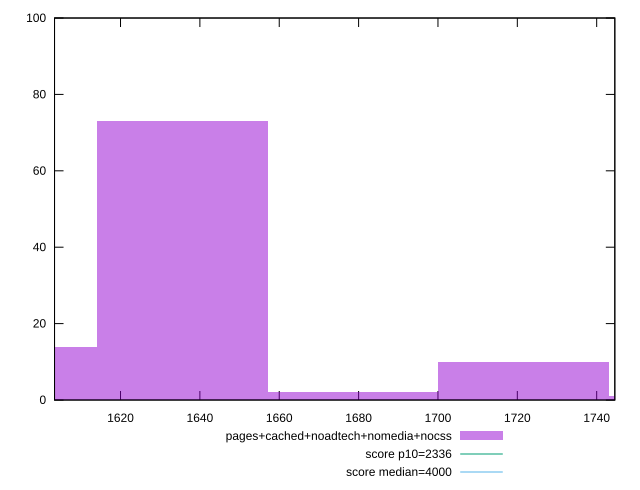

Reproduce this figure in gnuplot.
reset

$pagesCachedNoadtechNomediaNocss <<EOF
1721.6387840348305 10
1635.556844833089 73
1592.5158752322181 14
1678.5978144339597 2
1764.6797536357012 1
EOF

set key outside below
set boxwidth 43.04096960087076
set xrange [1603.369:1744.5710000000004]
set yrange [0:100]
set trange [0:100]
set style fill transparent solid 0.5 noborder

set parametric
set terminal svg size 640, 490 enhanced background rgb 'white'
set output "report_00009_2021-02-08T22-37-41.559Z/first-contentful-paint/comparison/histogram/4_vs_5.svg"

plot $pagesCachedNoadtechNomediaNocss title "pages+cached+noadtech+nomedia+nocss" with boxes, \
     2336,t title "score p10=2336", \
     4000,t title "score median=4000"

reset
